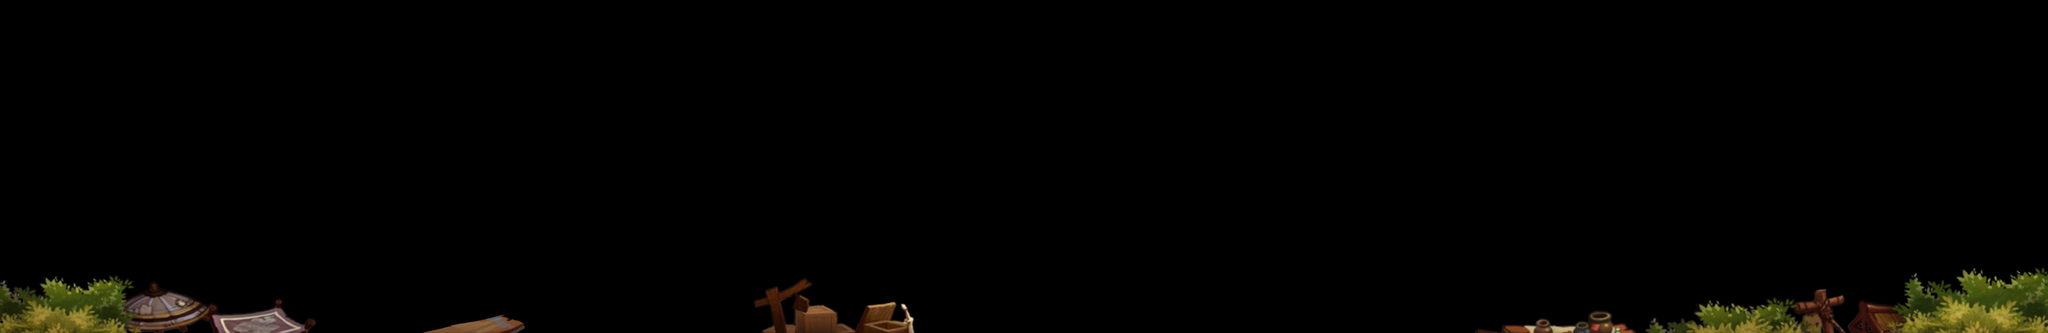

A 2D game scene composited from a Tiled map and its tileset images. What follows is a short description and the map's XML, with each tile layer's data collapsed to a summary:
An orthogonal 86x14 tile map with 32x32 px tiles, 1 tile layer (close), 3 tilesets.

<map version="1.0" orientation="orthogonal" renderorder="right-down" width="86" height="14" tilewidth="32" tileheight="32">
 <tileset firstgid="1" name="chengzhen_close" tilewidth="32" tileheight="32">
  <image source="close/chengzhen_close.png" width="3072" height="500" />
 </tileset>
 <tileset firstgid="1441" name="chengzhengai_close" tilewidth="32" tileheight="32">
  <image source="close/chengzhengai_close.png" width="2753" height="448" />
 </tileset>
 <tileset firstgid="2645" name="chengzhengai_close" tilewidth="32" tileheight="32">
  <image source="close/chengzhengai_close.png" width="2753" height="448" />
 </tileset>
 <layer name="close" width="86" height="14">
  <data>[1204 cells, 1204 non-empty, 1204 distinct tile ids]</data>
 </layer>
</map>
